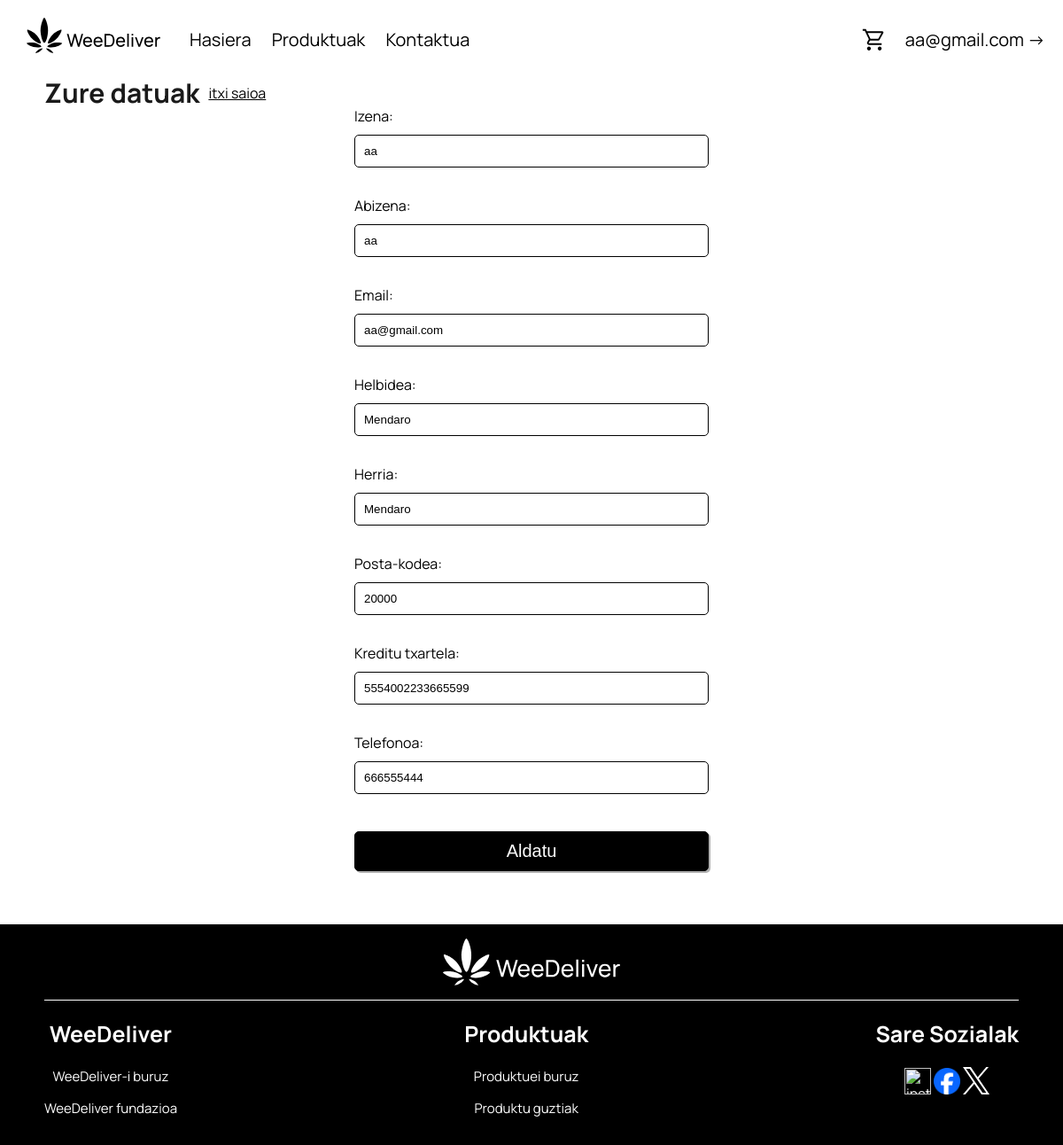
/kontua/aldatu/ (signed in), run on the app's committed database.
### web/models.py (models this page shows, shortened)
class Bezeroa(models.Model):
    user = models.ForeignKey(settings.AUTH_USER_MODEL, on_delete=models.CASCADE)
    izena = models.CharField(max_length=100)
    abizena = models.CharField(max_length=100)
    emaila = models.CharField(max_length=100)
    telefonoa = models.IntegerField()
    helbidea = models.TextField(null=True)
    herria = models.CharField(max_length=100, null=True)
    posta_kodea = models.IntegerField(null=True)
    txartela = models.IntegerField(null=True)
    harpidetza = models.CharField(max_length=50)

### web/views.py (the view)
# urls.py: path('kontua/aldatu/', views.kontua_aldatu, name='kontua_aldatu'),
@login_required
def kontua_aldatu(request):
    user = request.user
    bezeroa = Bezeroa.objects.get(user=user)
    return render(request, 'kontua_aldatu.html', {'bezeroa': bezeroa})

### web/templates/kontua_aldatu.html (shortened to what this page needs)
{% load static %}
{% load math_filters %}
<html lang="en">
<head>
    <link rel="stylesheet" href='{% static "css/global.css" %}'>
</head>
<body>
    {% include "elements/nav.html" %}
    <div class="global">
        <div class="hflex">
            <h3 class="hflextitle">Zure datuak</h3>
            <a class="hflextitle" href="/logout/">itxi saioa</a>
        </div>
        <div class="vflex">
              <form class="loginform" action="/kontua/aldatu/gorde/" method="post">
                <label for="izena">Izena:</label>
                <input type="text" name="izena" id="izena" value="{{ bezeroa.izena }}" required><br>
                <label for="abizena">Abizena:</label>
                <input type="text" name="abizena" id="abizena" value="{{ bezeroa.abizena }}" required><br>
                <label for="email">Email:</label>
                <input type="email" name="email" id="email" value="{{ bezeroa.emaila }}" required><br>
                <label for="helbidea">Helbidea:</label>
                <input type="text" name="helbidea" id="helbidea" value="{{ bezeroa.helbidea }}" required><br>
                <label for="herria">Herria:</label>
                <input type="text" name="herria" id="herria" value="{{ bezeroa.herria }}" required><br>
                <label for="posta_kodea">Posta-kodea:</label>
                <input type="number" name="posta_kodea" id="posta_kodea" value="{{ bezeroa.posta_kodea }}" required><br>
                <label for="txartela">Kreditu txartela:</label>
                <input type="text" name="txartela" id="txartela"  value="{{ bezeroa.txartela }}" required><br>
                <label for="telefonoa">Telefonoa:</label>
                <input type="text" name="telefonoa" id="telefonoa" value="{{ bezeroa.telefonoa }}" required><br>
                 <input class="btn loginbtn" type="submit" value="Aldatu">
            </form>
        </div>
    </div>
    {% include "elements/footer.html" %}
</body>
</html>

### web/templates/elements/nav.html
{% load static %}
<nav>
    <div id="navl">
        <a href="/"><img alt="WeeDeliver logo" src="{% static "irudiak/logo/logob.svg" %}"></a>
        <a href="/">Hasiera</a>
        <a href="/produktuak">Produktuak</a>
        <a href="/kontaktua">Kontaktua</a>
    </div>
    <div id="navr">
        {% if user.is_authenticated %}
            <a href="/saskia" class="navsaskiaa"> <img alt="saskia" class="navsaskia" src="{% static "irudiak/webimg/icons/shopping_cart.svg" %}"> </a>
            <a href="/kontua"> {{ user.username }} -></a>
        {% else %}
            <a href="/signup"> Sortu kontua </a>
            <a class="btn navlogin whitea" href="/login"> Hasi saioa </a>
        {% endif %}
    </div>
</nav>

### web/static/css/global.css (style rules this page uses)
h3 { font-size: 30px; font-weight: 700; line-height: 1; color: #1a1a1a; }
a { color:black; }
body { margin:0; font-family: 'Manrope', sans-serif; display:flex; flex-direction:column; min-height:100vh; }
nav { background-color:white; display:flex; justify-content:space-between; align-items:center; padding:10px; }
nav img { height:40px; margin: 0 10px 10px; vertical-align: middle; }
nav a { display:inline-block; vertical-align: middle; color:black; text-decoration:none; font-size:20px; margin:10px; height: 100%; line-height: 50px; }
.navsaskia { height: 30px; margin: 0; }
#navl { height: fit-content; }
#navr { display:flex; flex-direction:row; height: fit-content; align-items:center; }
.navsaskiaa { height: fit-content; }
.global { max-width: 1600px; width:calc(100% - 100px); align-self: center; padding: 0 50px; flex-grow: 1; margin-bottom: 50px; }
.vflex { display:flex; flex-direction:column; }
.hflex { display:flex; }
.hflextitle { margin: 0 10px 0 0; align-self: center; }
.btn { background-color: black; color: white; border: none; border-radius: 10px; cursor: pointer; width:fit-content; box-shadow: rgba(0, 0, 0, 0.31) 2px 2px 0; transition: all 0.2s ease-in-out; text-decoration: none; }
.kontaktuaform input, .loginform input { width: 100%; padding: 10px; margin: 10px 0; border: 1px solid black; border-radius: 5px; box-sizing: border-box; }
.loginform { display:flex; flex-direction:column; width: 400px; margin: 0 auto; }
.loginbtn { font-size: 20px; padding: 10px; width: 100%; margin: 20px 0; }

### data on the page
Bezeroa: izena "aa", abizena "aa", email "aa@gmail.com", helbidea "Mendaro", herria "Mendaro", posta_kodea "20000", txartela "5554002233665599", telefonoa "666555444"

### other printed values
{{ user.username }} "aa@gmail.com"
